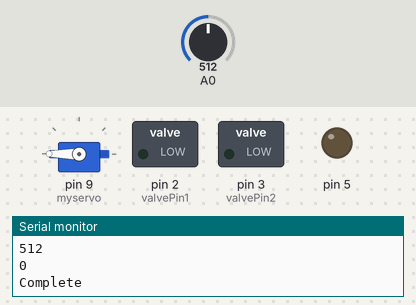
The sketch below on a simulated Arduino Uno, built with avr-gcc and run on an emulated ATmega328P. On the bench: servo, switched loads named in the sketch (green lamp = pin HIGH), output pins drawn as LEDs (lit = HIGH), the last lines printed to the serial monitor. The inputs (shaded band) are chosen by the test bench; at power-on: A0 = 512.

Above: at 2.8 s.
2.9 s: A0 set to 561
At 8.7 s:
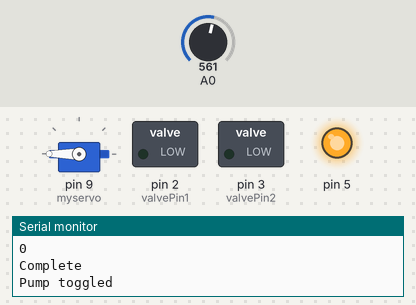
8.9 s: A0 set to 690
14.9 s: A0 set to 719
18.1 s: A0 set to 511
At 23.3 s:
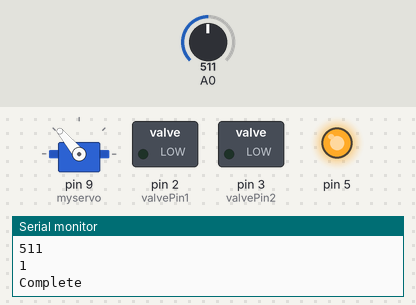
24.1 s: A0 set to 716
At 33.0 s:
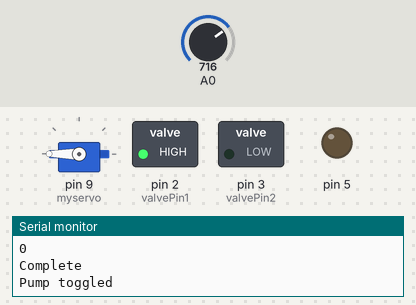
Timing chart, 0 to 34.2 s (numbered marks = the images above; inputs shaded):
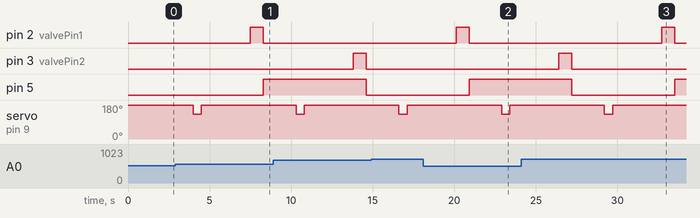

Measured:
- the behaviour switches between 543 and 544 on A0 (found by bisection; images 0 and 1)
- after the input at 2.9 s, pin 2 (valvePin1): LOW → HIGH after 4.6 s, → LOW 0.80 s later; pin 5: LOW → HIGH after 5.4 s; servo on pin 9 (myservo): 180° → 130° after 1.1 s, → 180° 0.50 s later
- after the input at 18.1 s, servo on pin 9 (myservo): 180° → 130° after 4.8 s, → 180° 0.50 s later
- after the input at 24.1 s, pin 2 (valvePin1): LOW → HIGH after 8.6 s, → LOW 0.80 s later; servo on pin 9 (myservo): 180° → 130° after 5.1 s, → 180° 0.50 s later

The sketch:

1.0.ino
```cpp
int valvePin1=2;
int valvePin2=3;

 int water=385;
  int dry=780;
  int range=dry-water;//205
  int intervals=int(range/5);//41
  int eightyPct =water+intervals;//246
  int sixtyPct=water+2*(intervals);//287
  int fourtyPct=water+3*(intervals);//428
  int twentyPct=water+4*(intervals);//469
int val;
int pumpStatus;
int valveStatus;

#include <Servo.h>
Servo myservo;

void setup() {
Serial.begin(9600);
myservo.attach(9);
myservo.write(180);
pinMode(5, OUTPUT);
pinMode(valvePin1,OUTPUT);
pinMode(valvePin2,OUTPUT);

}


int readSoil(){
val = analogRead(0);
}
void togglePump() {
myservo.write(130);
delay(500);
myservo.write(180);
Serial.println("Pump toggled");
if (pumpStatus==1){
   pumpStatus=0;
}else {
  pumpStatus=1;
}

}
void openValve(){
digitalWrite(valvePin1, HIGH);
digitalWrite(valvePin2, LOW);
delay(800);
digitalWrite(valvePin1, LOW);
digitalWrite(valvePin2, LOW);
digitalWrite(5,HIGH);
valveStatus=1;
}

void closeValve(){
digitalWrite(valvePin1, LOW);
digitalWrite(valvePin2, HIGH);
delay(800);
digitalWrite(valvePin1, LOW);
digitalWrite(valvePin2, LOW);
digitalWrite(5,LOW);
valveStatus=0;
}
void waterOn(){
if (pumpStatus==0){
  togglePump();
  delay(3000);
  openValve();
}
}
void waterOff(){
  if (pumpStatus==1){
    togglePump();
    delay(3000);//do I need to do thus
    closeValve();
    Serial.println("Water off");

  }
}

void loop() {
readSoil();
Serial.println(val);
Serial.println(pumpStatus);
Serial.println("Complete");
if (val>sixtyPct && pumpStatus==0){
  waterOn();
}
else if (val<twentyPct && pumpStatus==1){
  waterOff();
}
delay(2000);
}
```
